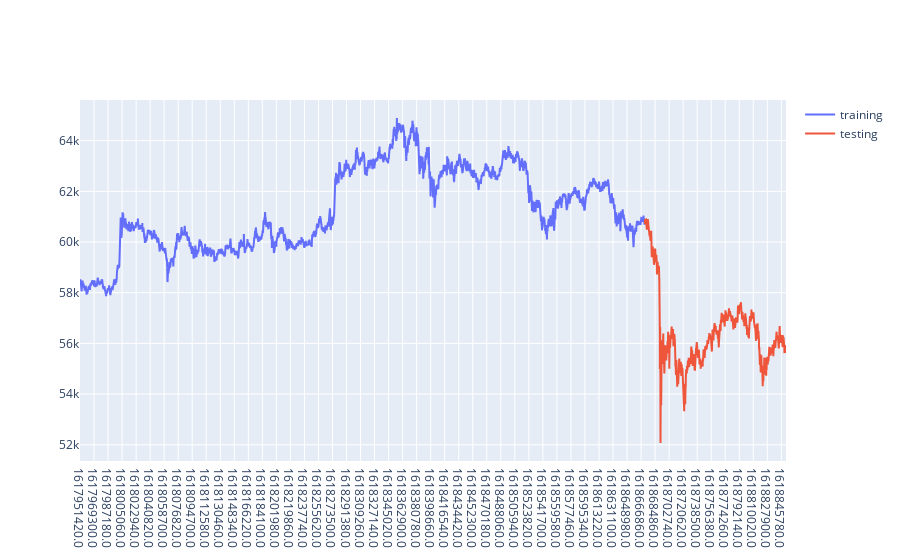

Notebook code for this chart:
### Code cell
# plot data train dan test
import plotly.graph_objects as go

fig = go.Figure()
# plot data training
fig.add_trace(go.Scatter(x=train_data['Date_Unix'], y=train_data['Open'],mode='lines',
                    name='training'))
# plot data testing
fig.add_trace(go.Scatter(x=test_data['Date_Unix'], y=test_data['Open'],mode='lines',
                    name='testing'))
fig.show()

### Figure 1 — Plotly figure (JSON) as saved in the notebook; plotly's stock layout.template omitted (floating-point values rounded to 4 significant figures; data arrays with more than 128 entries replaced by an {"elided": "..."} marker saying what was removed)
{"data": [{"mode": "lines", "name": "training", "type": "scatter", "x": {"elided": "12000 str values"}, "y": {"elided": "12000 float values"}}, {"mode": "lines", "name": "testing", "type": "scatter", "x": {"elided": "3000 str values"}, "y": {"elided": "3000 float values"}}], "layout": {}}
